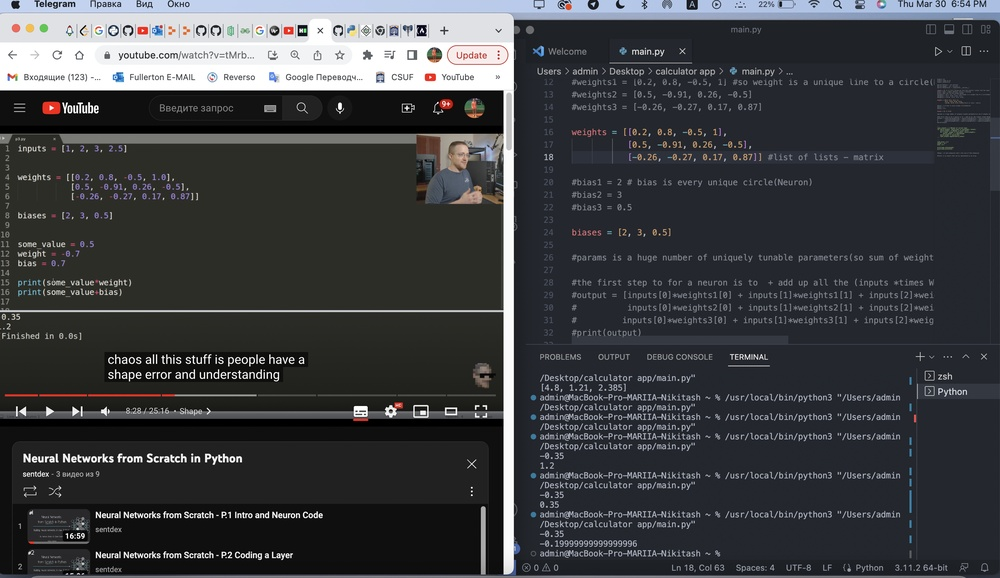
#> input picture images/PracImage.jpg, 1000 x 578 px, shrunk from 2872 x 1660 before the run
$ python vid6.py
#> lines starting #> are read from the running program, lines starting #| are printed output that depends on the picture
import cv2
import numpy

photo = cv2.imread("images/PracImage.jpg")
#> photo is the input picture: shape (578, 1000, 3); mean B, G, R 65.6, 62.6, 60.9
#img = numpy.zeros((350, 350), dtype='uint8') circle
img = numpy.zeros(photo.shape[:2], dtype='uint8')


circle = cv2.circle(img.copy(), (200, 300), 120, 255, -1)
square = cv2.rectangle(img.copy(), (25, 25), (250, 150), 255, -1)

img = cv2.bitwise_and(photo, photo, mask=square)
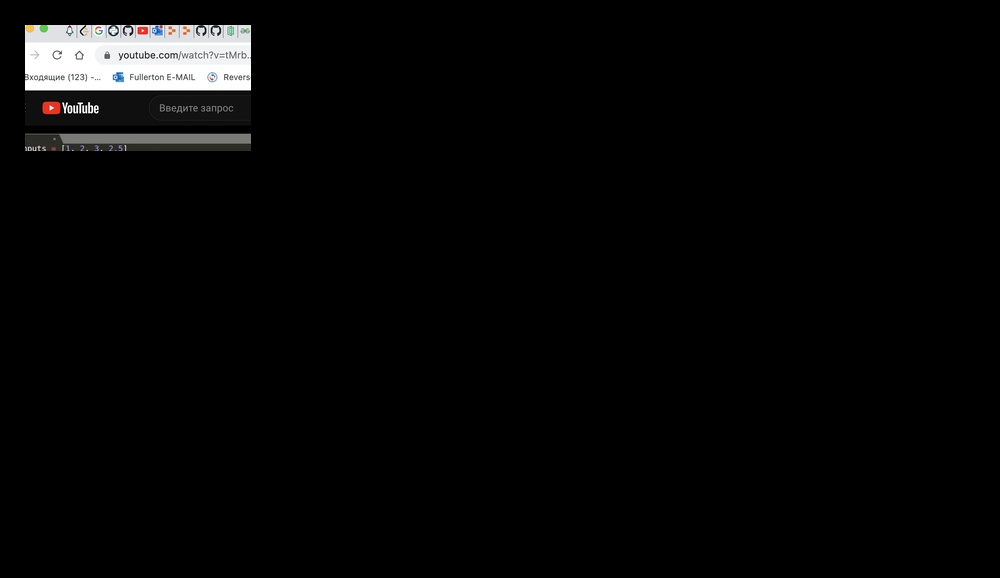
#> img: shape (578, 1000, 3); mean B, G, R 6.8, 6.8, 6.8
#img = cv2.bitwise_or(circle, square)
#img = cv2.bitwise_xor(circle, square)
#img = cv2.bitwise_not(circle) #circle one color everything else is no


cv2.imshow("Rsult", img)

cv2.waitKey(0)

$ run again, with images/face1.jpeg copied over images/PracImage.jpg
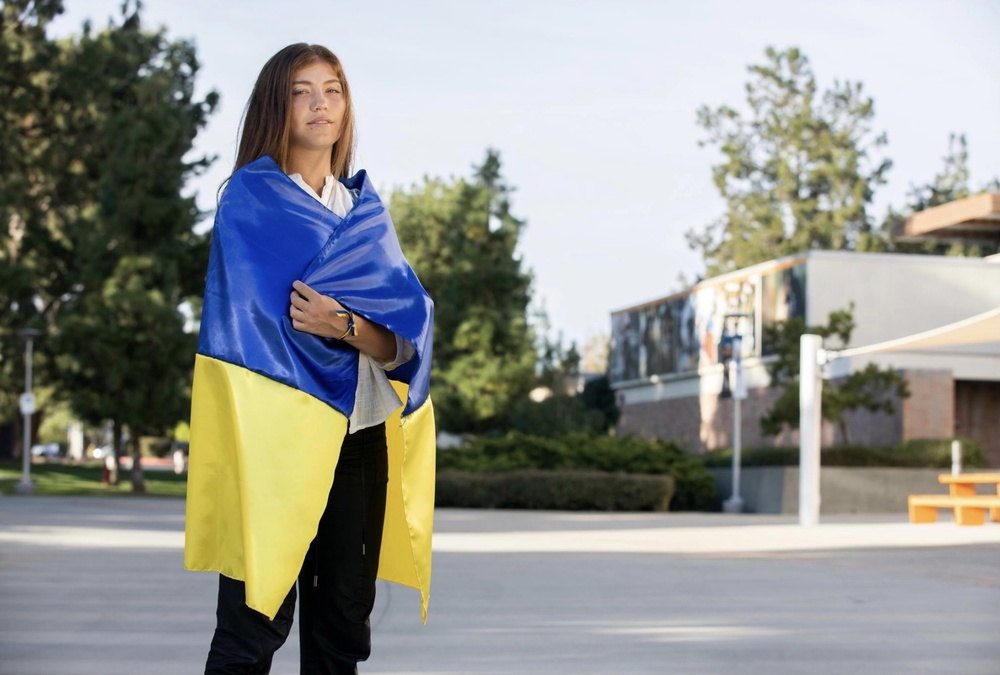
#> input picture images/face1.jpeg, 1000 x 675 px, shrunk from 1833 x 1237 before the run
#> photo is the input picture: shape (675, 1000, 3); mean B, G, R 143.1, 148.1, 146.6
#> `img = cv2.bitwise_and(photo, photo, mask=square)`:
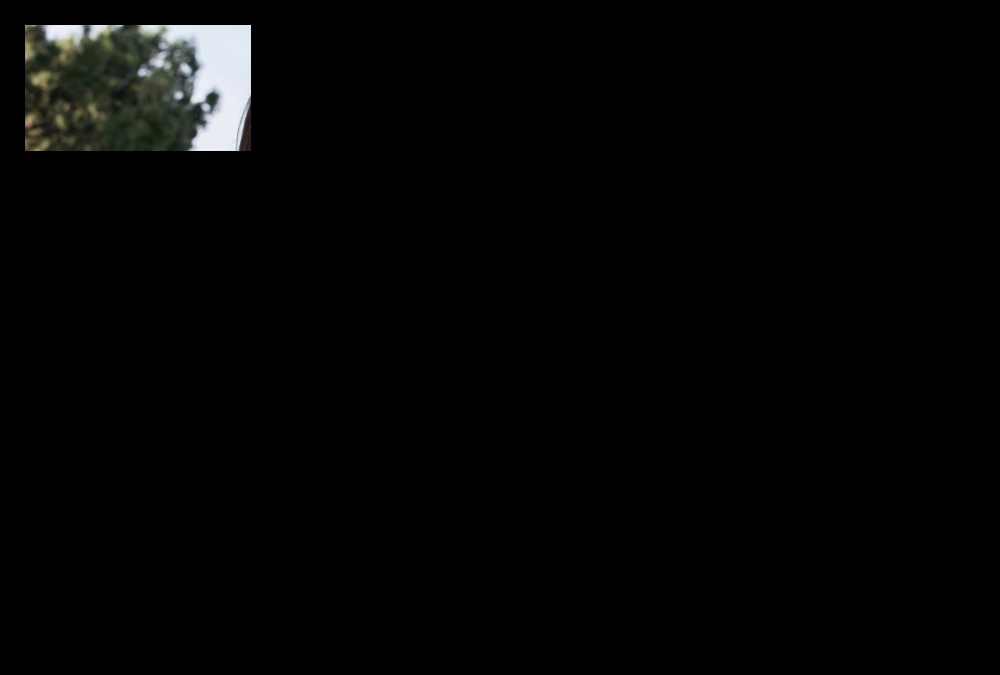
#> img: shape (675, 1000, 3); mean B, G, R 4.3, 4.6, 4.4
